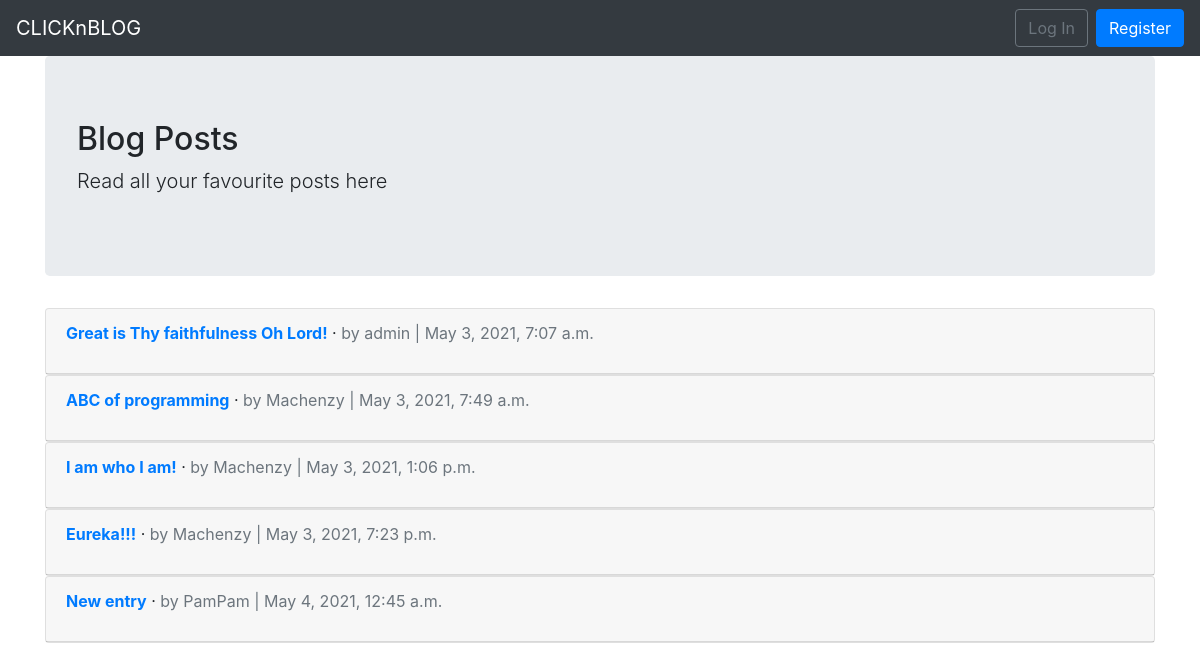
Page /post_list on the committed database.
### clicknblog/models.py (models this page shows, shortened)
class Post(models.Model):
    title = models.CharField(max_length=200)
    author = models.ForeignKey(get_user_model(), on_delete=models.CASCADE,)
    body = models.TextField()
    date = models.DateTimeField(auto_now_add=True)

### clicknblog/views.py (the view)
# urls.py: path('post_list', BlogListView.as_view(), name='post_list'),
class BlogListView(ListView):
    model = Post
    template_name = 'post_list.html'

### templates/post_list.html (shortened to what this page needs)
{% extends 'base.html' %}
{% block content %}
<header>
  <div class="jumbotron">
    <h2 class="display-5">Blog Posts</h2>
    <p class="lead">Read all your favourite posts here</p>
  </div>
</header>
{% for post in object_list %}
<div class="card">
    <div class="card-header">
    <span class="font-weight-bold"><a href="{% url 'post_detail' post.pk %}">{{ post.title }}</a></span> &middot;
    <span class="text-muted">by {{ post.author }} | {{ post.date }}</span>
    </div>
</div>
{% endfor %}
{% endblock content %}

### rows in the picture
Post: title "Great is Thy faithfulness Oh Lord!", author "admin", date "May 3, 2021, 7:07 a.m."
Post: title "ABC of programming", author "Machenzy", date "May 3, 2021, 7:49 a.m."
Post: title "I am who I am!", author "Machenzy", date "May 3, 2021, 1:06 p.m."
Post: title "Eureka!!!", author "Machenzy", date "May 3, 2021, 7:23 p.m."
Post: title "New entry", author "PamPam", date "May 4, 2021, 12:45 a.m."
